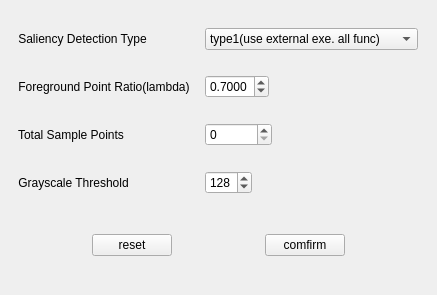
<?xml version="1.0" encoding="UTF-8"?>
<ui version="4.0">
 <class>SDParamDialog</class>
 <widget class="QDialog" name="SDParamDialog">
  <property name="geometry">
   <rect>
    <x>0</x>
    <y>0</y>
    <width>437</width>
    <height>295</height>
   </rect>
  </property>
  <property name="windowTitle">
   <string>Dialog</string>
  </property>
  <layout class="QVBoxLayout" name="verticalLayout">
   <property name="spacing">
    <number>10</number>
   </property>
   <property name="leftMargin">
    <number>0</number>
   </property>
   <property name="topMargin">
    <number>0</number>
   </property>
   <property name="rightMargin">
    <number>0</number>
   </property>
   <property name="bottomMargin">
    <number>15</number>
   </property>
   <item>
    <widget class="QWidget" name="ParamWidget" native="true">
     <layout class="QGridLayout" name="gridLayout">
      <item row="0" column="0">
       <widget class="QLabel" name="label_SaliebcyDetectionType">
        <property name="sizePolicy">
         <sizepolicy hsizetype="Fixed" vsizetype="Preferred">
          <horstretch>0</horstretch>
          <verstretch>0</verstretch>
         </sizepolicy>
        </property>
        <property name="text">
         <string>Saliency Detection Type</string>
        </property>
        <property name="alignment">
         <set>Qt::AlignmentFlag::AlignCenter</set>
        </property>
       </widget>
      </item>
      <item row="0" column="1">
       <widget class="QComboBox" name="SaliencyDetectionType">
        <property name="sizePolicy">
         <sizepolicy hsizetype="Fixed" vsizetype="Fixed">
          <horstretch>0</horstretch>
          <verstretch>0</verstretch>
         </sizepolicy>
        </property>
        <item>
         <property name="text">
          <string>type1(use external exe. all func)</string>
         </property>
        </item>
        <item>
         <property name="text">
          <string>type2(use dll. no csd func)</string>
         </property>
        </item>
        <item>
         <property name="text">
          <string>type3(strongly not recommended)</string>
         </property>
        </item>
       </widget>
      </item>
      <item row="1" column="0">
       <widget class="QLabel" name="label_Lambda">
        <property name="sizePolicy">
         <sizepolicy hsizetype="Fixed" vsizetype="Preferred">
          <horstretch>0</horstretch>
          <verstretch>0</verstretch>
         </sizepolicy>
        </property>
        <property name="text">
         <string>Foreground Point Ratio(lambda)</string>
        </property>
        <property name="alignment">
         <set>Qt::AlignmentFlag::AlignCenter</set>
        </property>
       </widget>
      </item>
      <item row="1" column="1">
       <widget class="QDoubleSpinBox" name="Lambda">
        <property name="sizePolicy">
         <sizepolicy hsizetype="Fixed" vsizetype="Fixed">
          <horstretch>0</horstretch>
          <verstretch>0</verstretch>
         </sizepolicy>
        </property>
        <property name="decimals">
         <number>4</number>
        </property>
        <property name="maximum">
         <double>1.000000000000000</double>
        </property>
        <property name="singleStep">
         <double>0.100000000000000</double>
        </property>
        <property name="value">
         <double>0.700000000000000</double>
        </property>
       </widget>
      </item>
      <item row="2" column="0">
       <widget class="QLabel" name="label_SampleNumber">
        <property name="sizePolicy">
         <sizepolicy hsizetype="Fixed" vsizetype="Preferred">
          <horstretch>0</horstretch>
          <verstretch>0</verstretch>
         </sizepolicy>
        </property>
        <property name="text">
         <string>Total Sample Points</string>
        </property>
        <property name="alignment">
         <set>Qt::AlignmentFlag::AlignCenter</set>
        </property>
       </widget>
      </item>
      <item row="2" column="1">
       <widget class="QSpinBox" name="SampleNumber">
        <property name="sizePolicy">
         <sizepolicy hsizetype="Fixed" vsizetype="Fixed">
          <horstretch>0</horstretch>
          <verstretch>0</verstretch>
         </sizepolicy>
        </property>
        <property name="minimum">
         <number>0</number>
        </property>
        <property name="maximum">
         <number>2147483647</number>
        </property>
        <property name="singleStep">
         <number>1</number>
        </property>
        <property name="value">
         <number>0</number>
        </property>
       </widget>
      </item>
      <item row="3" column="0">
       <widget class="QLabel" name="label_Threshold">
        <property name="sizePolicy">
         <sizepolicy hsizetype="Fixed" vsizetype="Preferred">
          <horstretch>0</horstretch>
          <verstretch>0</verstretch>
         </sizepolicy>
        </property>
        <property name="text">
         <string>Grayscale Threshold</string>
        </property>
        <property name="alignment">
         <set>Qt::AlignmentFlag::AlignCenter</set>
        </property>
       </widget>
      </item>
      <item row="3" column="1">
       <widget class="QSpinBox" name="Threshold">
        <property name="sizePolicy">
         <sizepolicy hsizetype="Fixed" vsizetype="Fixed">
          <horstretch>0</horstretch>
          <verstretch>0</verstretch>
         </sizepolicy>
        </property>
        <property name="minimum">
         <number>0</number>
        </property>
        <property name="maximum">
         <number>255</number>
        </property>
        <property name="value">
         <number>128</number>
        </property>
       </widget>
      </item>
     </layout>
    </widget>
   </item>
   <item>
    <widget class="QWidget" name="ButtonWidget" native="true">
     <property name="sizePolicy">
      <sizepolicy hsizetype="Preferred" vsizetype="Fixed">
       <horstretch>0</horstretch>
       <verstretch>0</verstretch>
      </sizepolicy>
     </property>
     <layout class="QHBoxLayout" name="horizontalLayout">
      <property name="spacing">
       <number>0</number>
      </property>
      <property name="leftMargin">
       <number>0</number>
      </property>
      <property name="topMargin">
       <number>0</number>
      </property>
      <property name="rightMargin">
       <number>0</number>
      </property>
      <property name="bottomMargin">
       <number>0</number>
      </property>
      <item>
       <spacer name="spacer2_hor">
        <property name="orientation">
         <enum>Qt::Orientation::Horizontal</enum>
        </property>
        <property name="sizeHint" stdset="0">
         <size>
          <width>40</width>
          <height>20</height>
         </size>
        </property>
       </spacer>
      </item>
      <item>
       <widget class="QPushButton" name="resetButton">
        <property name="text">
         <string>reset</string>
        </property>
        <property name="autoDefault">
         <bool>false</bool>
        </property>
       </widget>
      </item>
      <item>
       <spacer name="spacer1_hor">
        <property name="orientation">
         <enum>Qt::Orientation::Horizontal</enum>
        </property>
        <property name="sizeHint" stdset="0">
         <size>
          <width>40</width>
          <height>20</height>
         </size>
        </property>
       </spacer>
      </item>
      <item>
       <widget class="QPushButton" name="confirmButton">
        <property name="text">
         <string>comfirm</string>
        </property>
        <property name="autoDefault">
         <bool>false</bool>
        </property>
       </widget>
      </item>
      <item>
       <spacer name="spacer3_hor">
        <property name="orientation">
         <enum>Qt::Orientation::Horizontal</enum>
        </property>
        <property name="sizeHint" stdset="0">
         <size>
          <width>40</width>
          <height>20</height>
         </size>
        </property>
       </spacer>
      </item>
     </layout>
    </widget>
   </item>
   <item>
    <widget class="QLabel" name="label_Status">
     <property name="sizePolicy">
      <sizepolicy hsizetype="Preferred" vsizetype="Fixed">
       <horstretch>0</horstretch>
       <verstretch>0</verstretch>
      </sizepolicy>
     </property>
     <property name="text">
      <string/>
     </property>
    </widget>
   </item>
  </layout>
 </widget>
 <resources/>
 <connections/>
</ui>
